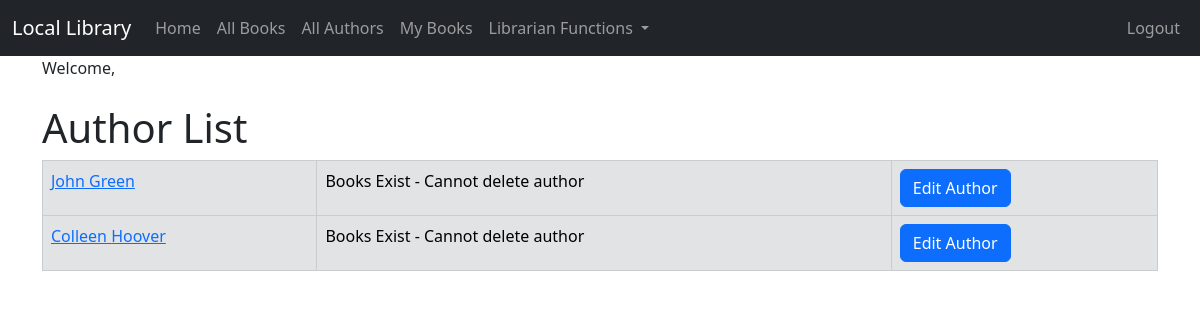
Before: /author_list/ (signed in) with the older database file.
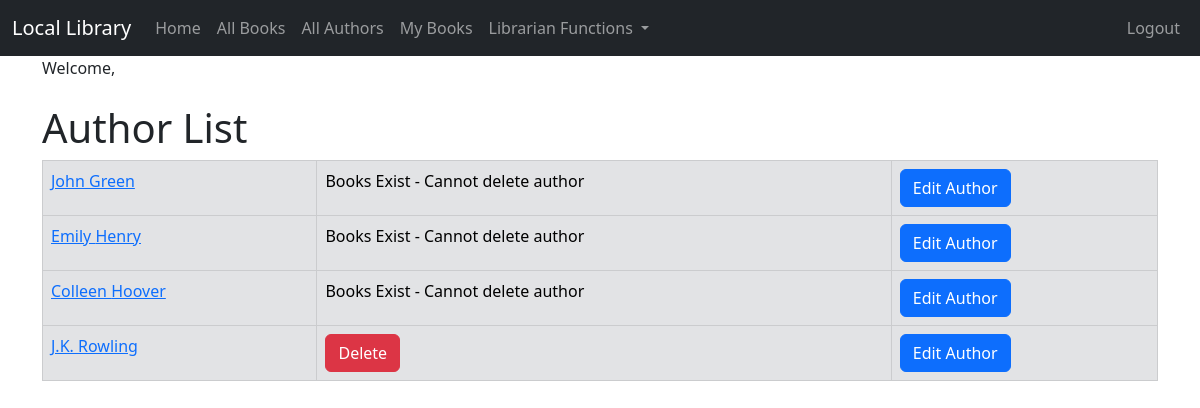
After: the same page with the newer database file.
### catalog/models.py (models this page shows, shortened)
class Author(models.Model):
    first_name = models.CharField(max_length=100)
    last_name = models.CharField(max_length=100)
    date_of_birth = models.DateField(null=True, blank=True)
    date_of_death = models.DateField('Died', null=True, blank=True)
    author_image = models.ImageField(upload_to='images/', null=True,blank=True)
    class Meta:
        ordering = ['last_name', 'first_name']
    def get_absolute_url(self):
        return reverse('author_detail', args=[str(self.id)])

### catalog/views.py (the view)
# urls.py: path('author_list/', views.AuthorListView.as_view(), name='author_list'),
class AuthorListView(LoginRequiredMixin, generic.ListView):
    model = Author
    template_name = 'catalog/author_list.html'
    context_object_name = 'author_list'

### catalog/templates/catalog/author_list.html (shortened to what this page needs)
{% extends "catalog/base.html" %}
{% block content %}
    <h1>Author List</h1>
    {% if author_list %}
        <table class="table table-bordered">
            {% for author in author_list %}
                <tr class="table-secondary">
                    <td><a href="{{ author.get_absolute_url }}">{{ author.first_name }} {{ author.last_name }}</a></td>
                    {% if user.is_superuser %}
                        {% if author.book_set.all %}
                            <td>Books Exist - Cannot delete author</td>
                        {% else %}
                            <td>
                                <a href="{% url 'author_delete' pk=author.pk %}"
                                   onclick="return confirm('Are you sure you want to delete?')"
                                   class="btn btn-danger">Delete</a>
                            </td>
                        {% endif %}
                        <td><a href="{% url 'author_update' pk=author.pk %}" class="btn btn-primary">Edit Author</a></td>
                    {% endif %}
                </tr>
            {% endfor %}
        </table>
    {% else %}
        <p>There are no authors in the library.</p>
    {% endif %}
{% endblock %}

### catalog/templates/catalog/base.html (shortened to what this page needs)
{% load static %}
<!doctype html>
<html lang="en">
<head>
    <link href="https://cdn.jsdelivr.net/npm/bootstrap@5.3.0-alpha1/dist/css/bootstrap.min.css" rel="stylesheet">
</head>
<body>
<nav class="navbar navbar-expand-lg navbar-dark bg-dark">
    <div class="container-fluid">
        <a class="navbar-brand" href="{% url 'index' %}">Local Library</a>
        <div class="collapse navbar-collapse" id="navbarSupportedContent">
            <ul class="navbar-nav me-auto mb-2 mb-lg-0">
                <li class="nav-item">
                    <a class="nav-link" href="{% url 'index' %}">Home</a>
                </li>
                <li class="nav-item">
                    <a class="nav-link" href="{% url 'book_list' %}">All Books</a>
                </li>
                <li class="nav-item">
                    <a class="nav-link" href="{% url 'author_list' %}">All Authors</a>
                </li>
                {% if user.is_authenticated %}
                    <li><a class="nav-link" href="{% url 'my_books' %}">My Books</a></li>
                    {% if user.is_superuser %}
                        <li class="nav-item dropdown">
                            <a class="nav-link dropdown-toggle" href="#" role="button" data-bs-toggle="dropdown" aria-expanded="false">
                                Librarian Functions
                            </a>
                        </li>
                    {% endif %}
                {% endif %}
            </ul>
            <ul class="nav navbar-nav ml-auto">
                {% if user.is_authenticated %}
                    <li>
                        <a class="nav-link" href="{% url 'logout' %}">
                             Logout
                        </a>
                    </li>
                {% endif %}
            </ul>
        </div>
    </div>
</nav>
    <div class="container">
        {% if user.is_authenticated %}
            Welcome, {{ user.first_name }} {{ user.last_name }}
        {% endif %}
    </div>
    <div class="container">
        <br/>
        {% block content %}
        {% endblock %}
    </div>
</body>
</html>

Changed rows visible on the page:
added Author: first_name "Emily", last_name "Henry", shows "Books Exist - Cannot delete author"
added Author: first_name "J.K.", last_name "Rowling", shows "Delete"
